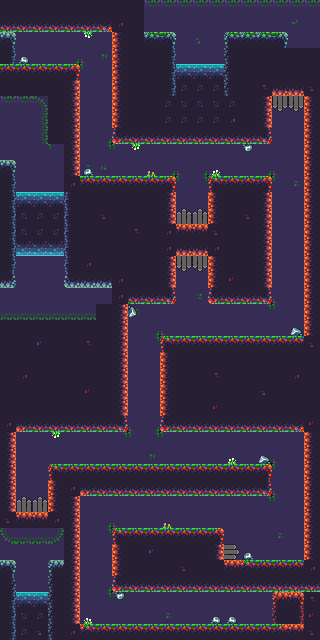

A 2D game scene composited from a Tiled map and its tileset images. What follows is a short description and the map's XML, with each tile layer's data collapsed to a summary:
An orthogonal 20x40 tile map with 16x16 px tiles, 3 tile layers (Background, Default, Forground).

<map version="1.0" tiledversion="2017.09.27" orientation="orthogonal" renderorder="right-down" width="20" height="40" tilewidth="16" tileheight="16" infinite="0" nextobjectid="1">
 <tileset firstgid="1" source="ForrestTileSet.tsx" />
 <layer name="Background" width="20" height="40">
  <properties>
   <property name="using:sortingLayerName" value="Background" />
  </properties>
  <data>[800 cells, 709 non-empty, 9 distinct tile ids]</data>
 </layer>
 <layer name="Default" width="20" height="40">
  <data>[800 cells, 509 non-empty, 28 distinct tile ids]</data>
 </layer>
 <layer name="Forground" width="20" height="40">
  <properties>
   <property name="using:sortingLayerName" value="Foreground" />
  </properties>
  <data>[800 cells, 22 non-empty, 7 distinct tile ids]</data>
 </layer>
</map>
